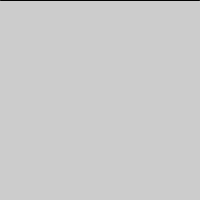
Frame 1 (no input)
Frame 60 (the mouse pressed at the canvas centre just before this capture): identical to frame 1, image omitted
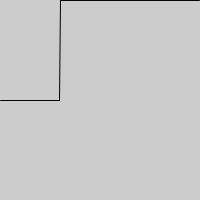
Frame 120 (the mouse held since frame 60 and released just before this capture)

The Processing sketch that drew these frames (run headless with seeded random() and noise(); from frame 60 on, the mouse is pressed at the canvas centre):

// Processing sketch: clase08e09
// ── clase08e09.pde
int[] y;

void setup() {
  size(200, 200);
  y = new int[width];
}

void draw() {
  background(204); 
  // Leer la matriz desde el final hacia el 
  // principio para evitar sobreescribir datos
  for (int i = y.length-1; i > 0; i--) {
    y[i] = y[i-1];
  }
  // Agregar nuevos valores al inicio
  y[0] = mouseY;
  // Dibujar cada par de valores como una linea
  for (int i = 1; i < y.length; i++) {
    line(i, y[i], i-1, y[i-1]);
  }
}
